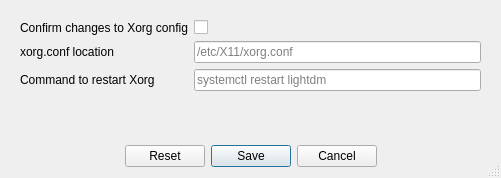
<?xml version="1.0" encoding="UTF-8"?>
<ui version="4.0">
 <class>Settings</class>
 <widget class="QDialog" name="Settings">
  <property name="geometry">
   <rect>
    <x>0</x>
    <y>0</y>
    <width>501</width>
    <height>178</height>
   </rect>
  </property>
  <property name="minimumSize">
   <size>
    <width>459</width>
    <height>159</height>
   </size>
  </property>
  <property name="windowTitle">
   <string>WideGuy Settings</string>
  </property>
  <property name="sizeGripEnabled">
   <bool>true</bool>
  </property>
  <layout class="QVBoxLayout" name="verticalLayout">
   <item>
    <widget class="QWidget" name="widget" native="true">
     <layout class="QFormLayout" name="formLayout">
      <item row="2" column="0">
       <widget class="QLabel" name="label_4">
        <property name="maximumSize">
         <size>
          <width>16777215</width>
          <height>16777215</height>
         </size>
        </property>
        <property name="text">
         <string>Confirm changes to Xorg config</string>
        </property>
        <property name="wordWrap">
         <bool>false</bool>
        </property>
       </widget>
      </item>
      <item row="2" column="1">
       <widget class="QCheckBox" name="confirmChanges">
        <property name="text">
         <string/>
        </property>
       </widget>
      </item>
      <item row="4" column="0">
       <widget class="QLabel" name="label_2">
        <property name="text">
         <string>xorg.conf location</string>
        </property>
        <property name="wordWrap">
         <bool>false</bool>
        </property>
       </widget>
      </item>
      <item row="4" column="1">
       <widget class="QLineEdit" name="customLocation">
        <property name="placeholderText">
         <string>/etc/X11/xorg.conf</string>
        </property>
       </widget>
      </item>
      <item row="5" column="0">
       <widget class="QLabel" name="label_5">
        <property name="text">
         <string>Command to restart Xorg</string>
        </property>
       </widget>
      </item>
      <item row="5" column="1">
       <widget class="QLineEdit" name="customRestartXorgCmd">
        <property name="placeholderText">
         <string>systemctl restart lightdm</string>
        </property>
       </widget>
      </item>
     </layout>
    </widget>
   </item>
   <item>
    <widget class="QDialogButtonBox" name="buttonBox">
     <property name="orientation">
      <enum>Qt::Horizontal</enum>
     </property>
     <property name="standardButtons">
      <set>QDialogButtonBox::Cancel|QDialogButtonBox::Reset|QDialogButtonBox::Save</set>
     </property>
     <property name="centerButtons">
      <bool>true</bool>
     </property>
    </widget>
   </item>
  </layout>
 </widget>
 <resources/>
 <connections>
  <connection>
   <sender>buttonBox</sender>
   <signal>accepted()</signal>
   <receiver>Settings</receiver>
   <slot>accept()</slot>
   <hints>
    <hint type="sourcelabel">
     <x>248</x>
     <y>254</y>
    </hint>
    <hint type="destinationlabel">
     <x>157</x>
     <y>274</y>
    </hint>
   </hints>
  </connection>
  <connection>
   <sender>buttonBox</sender>
   <signal>rejected()</signal>
   <receiver>Settings</receiver>
   <slot>reject()</slot>
   <hints>
    <hint type="sourcelabel">
     <x>316</x>
     <y>260</y>
    </hint>
    <hint type="destinationlabel">
     <x>286</x>
     <y>274</y>
    </hint>
   </hints>
  </connection>
 </connections>
</ui>
